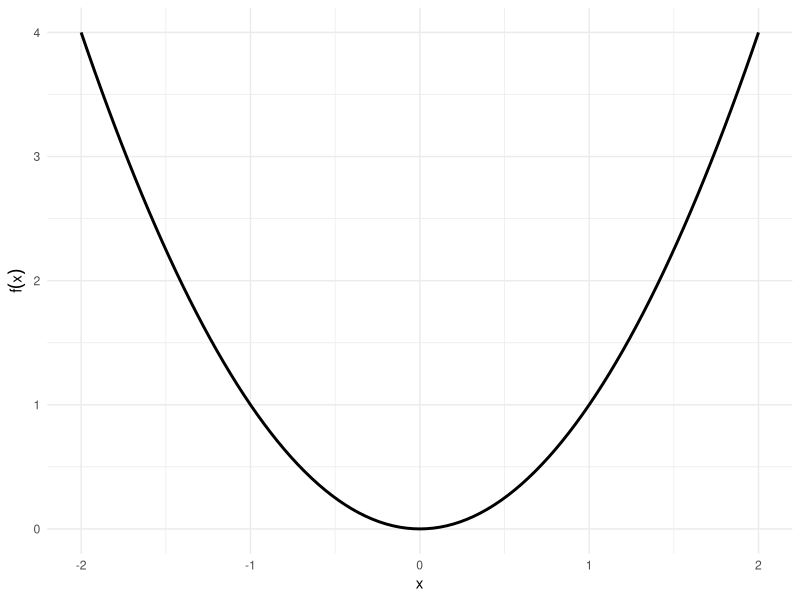
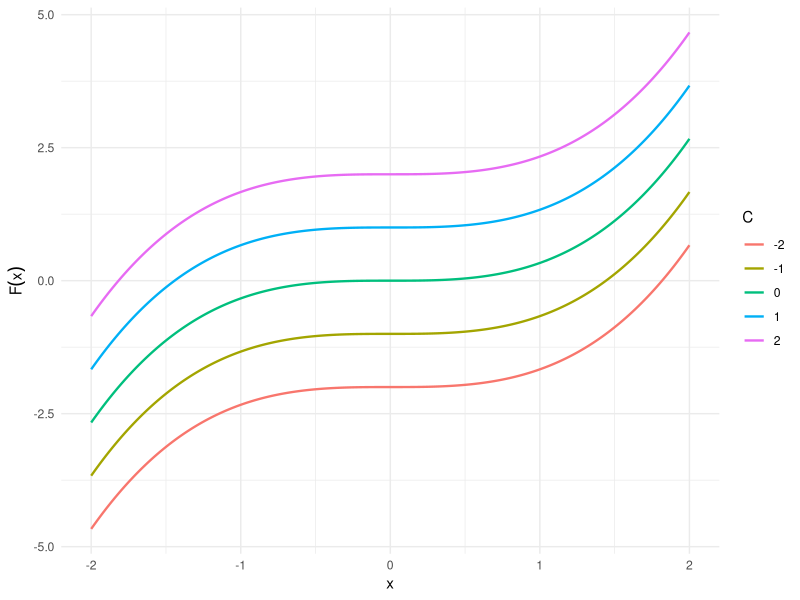
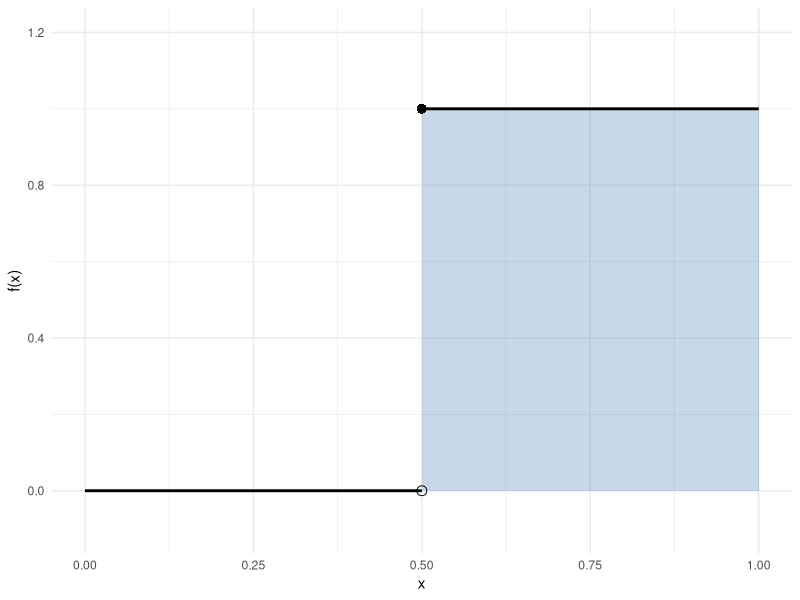
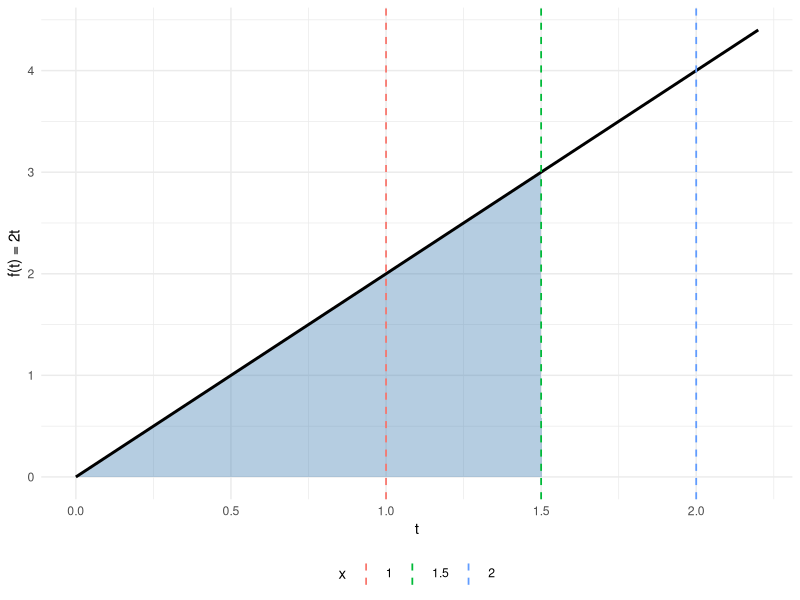
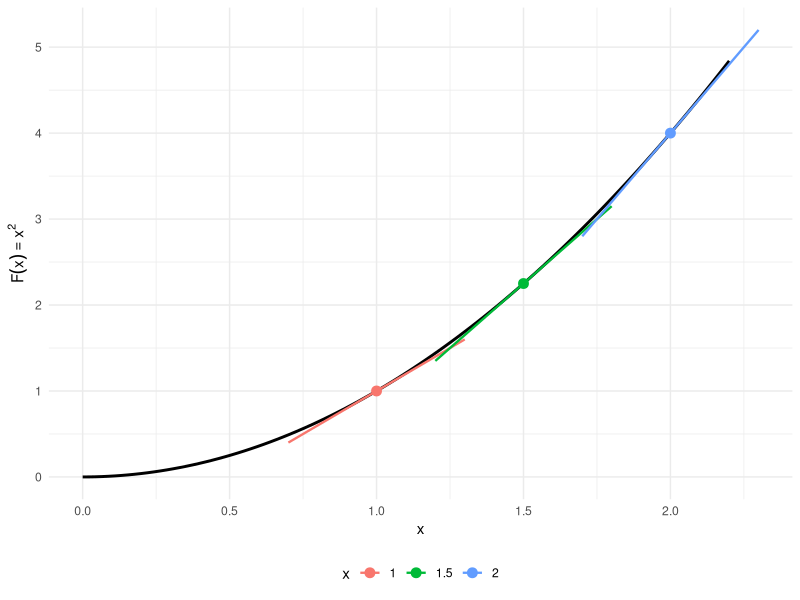
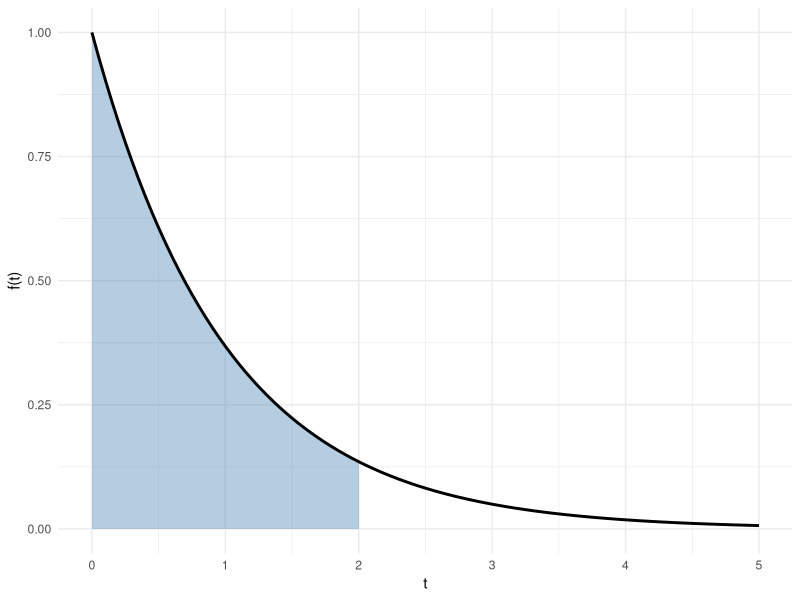
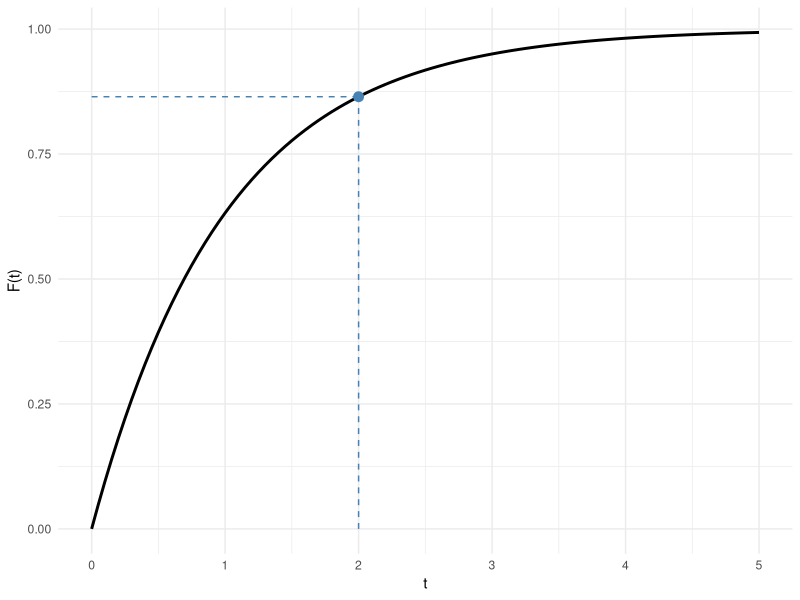

Write the R code that produced these figures, in order.
## ---- chunk 1
#| label: setup-calc-integrals
#| include: false
library(ggplot2)
## ---- chunk 2
#| label: fig-antiderivatives-code
#| code-fold: true
#| layout-ncol: 2
#| fig-subcap:
#|   - "The function $f(x) = x^2$"
#|   - "Family of antiderivatives $F(x) = x^3/3 + C$"

ggplot() +
  geom_function(fun = \(x) x^2, xlim = c(-2, 2), linewidth = 1) +
  labs(x = "x", y = expression(f(x))) +
  theme_minimal()

C_vals <- c(-2, -1, 0, 1, 2)
x_seq <- seq(-2, 2, length.out = 200)
df <- do.call(rbind, lapply(C_vals, \(C) {
  data.frame(
    x = x_seq,
    y = x_seq^3 / 3 + C,
    C = factor(C)
  )
}))

ggplot(df, aes(x = x, y = y, color = C)) +
  geom_line(linewidth = 0.8) +
  labs(x = "x", y = expression(F(x)), color = "C") +
  theme_minimal()
## ---- chunk 3
#| label: fig-step-code
#| code-fold: true
step_df <- data.frame(
  x = c(0, 0.5, 0.5, 1),
  y = c(0, 0, 1, 1),
  segment = c("left", "left", "right", "right")
)

ggplot() +
  geom_rect(
    aes(xmin = 0.5, xmax = 1, ymin = 0, ymax = 1),
    fill = "steelblue", alpha = 0.3
  ) +
  geom_line(
    data = step_df,
    aes(x = x, y = y, group = segment),
    linewidth = 1
  ) +
  geom_point(aes(x = 0.5, y = 0), shape = 1, size = 3) +
  geom_point(aes(x = 0.5, y = 1), shape = 16, size = 3) +
  scale_y_continuous(limits = c(-0.1, 1.2)) +
  labs(x = "x", y = "f(x)") +
  theme_minimal()
## ---- chunk 4
#| label: fig-ftc-part1-code
#| code-fold: true
#| layout-ncol: 2
#| fig-subcap:
#|   - "$f(t) = 2t$; shaded area $= F(1.5) = 2.25$; vlines at $x = 1, 1.5, 2$"
#|   - "$F(x) = x^2$; tangent slope at $x$ is $f(x) = 2x$"
x_marks <- c(1, 1.5, 2)
x_focus <- 1.5

ggplot() +
  geom_area(
    data = data.frame(t = seq(0, x_focus, length.out = 200)),
    aes(x = t, y = 2 * t),
    fill = "steelblue", alpha = 0.4
  ) +
  geom_function(fun = \(t) 2 * t, xlim = c(0, 2.2), linewidth = 1) +
  geom_vline(
    data = data.frame(x = x_marks),
    aes(xintercept = x, color = factor(x)),
    linetype = "dashed", linewidth = 0.6
  ) +
  labs(x = "t", y = "f(t) = 2t", color = "x") +
  theme_minimal() +
  theme(legend.position = "bottom")

slope_df <- data.frame(
  x = x_marks,
  Fx = x_marks^2,
  slope = 2 * x_marks
)

ggplot() +
  geom_function(fun = \(x) x^2, xlim = c(0, 2.2), linewidth = 1) +
  geom_point(
    data = slope_df,
    aes(x = x, y = Fx, color = factor(x)),
    size = 3
  ) +
  geom_segment(
    data = slope_df,
    aes(
      x = x - 0.3, xend = x + 0.3,
      y = Fx - 0.3 * slope, yend = Fx + 0.3 * slope,
      color = factor(x)
    ),
    linewidth = 0.8
  ) +
  labs(x = "x", y = expression(F(x) == x^2), color = "x") +
  theme_minimal() +
  theme(legend.position = "bottom")
## ---- chunk 5
#| label: fig-exp-pdf-cdf-code
#| code-fold: true
#| layout-ncol: 2
#| fig-subcap:
#|   - "PDF with $\\lambda = 1$; shaded area equals $F(2) \\approx 0.865$"
#|   - "CDF with $\\lambda = 1$; point marks $F(2)$"
lam <- 1
t_max <- 5

ggplot() +
  geom_area(
    data = data.frame(t = seq(0, 2, length.out = 300)),
    aes(x = t, y = lam * exp(-lam * t)),
    fill = "steelblue", alpha = 0.4
  ) +
  geom_function(
    fun = \(t) lam * exp(-lam * t),
    xlim = c(0, t_max), linewidth = 1
  ) +
  labs(x = "t", y = "f(t)") +
  theme_minimal()

ggplot() +
  geom_function(
    fun = \(t) 1 - exp(-lam * t),
    xlim = c(0, t_max), linewidth = 1
  ) +
  geom_point(aes(x = 2, y = 1 - exp(-lam * 2)), size = 3, color = "steelblue") +
  geom_segment(
    aes(x = 2, xend = 2, y = 0, yend = 1 - exp(-lam * 2)),
    linetype = "dashed", color = "steelblue"
  ) +
  geom_segment(
    aes(x = 0, xend = 2, y = 1 - exp(-lam * 2), yend = 1 - exp(-lam * 2)),
    linetype = "dashed", color = "steelblue"
  ) +
  labs(x = "t", y = "F(t)") +
  theme_minimal()
